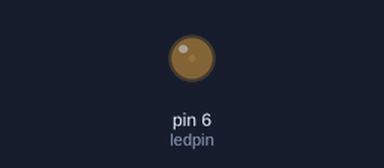
Bench run of a sketch on a simulated Arduino Leonardo, built with avr-gcc and run on an emulated ATmega32U4. Parts: output pins drawn as LEDs (lit = HIGH).

Above: at 0.05 s.
At 1.3 s:
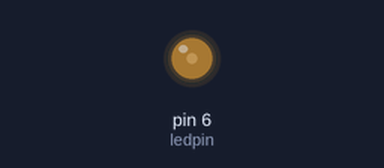
At 2.55 s:
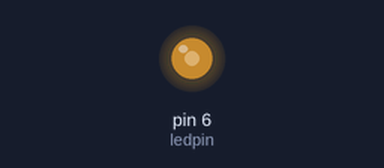
At 5.1 s:
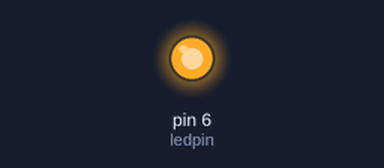
Timing chart, 0 to 6.6 s (numbered marks = the images above):
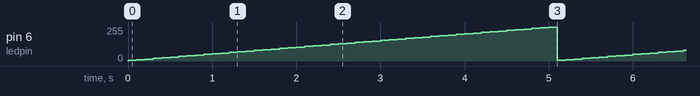

Measured:
- by itself, pin 6 (ledpin): ramps from 0/255 to 255/255 and jumps back, once every 5.1 s

The sketch:

LED_PWM.ino
```cpp
#include <Keyboard.h>

int ledpin = 6;
int ledbrightness = 0;
void setup() {
  pinMode(ledpin,OUTPUT);
}

void loop()
{

  ledbrightness = ledbrightness + 5;
  analogWrite(ledpin,ledbrightness);
  delay(100);

}
```
